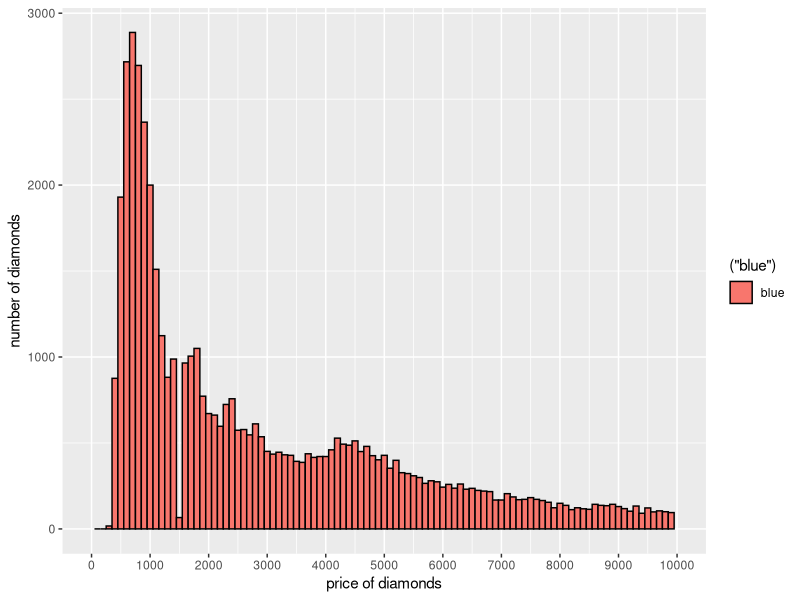

This chart was generated by the following R code: (Note: this script raises an error after producing the figure.)
library(ggplot2)
data(diamonds)
summary(diamonds)
str(diamonds)
?diamonds
dim(diamonds)
levels(diamonds$color)
summary(diamonds$price)
price_histogram <-qplot(data = diamonds, x = price, color = I('black'), fill = ('blue'),
                        ylab ='number of diamonds', xlab = 'price of diamonds',
                        binwidth = 100)+
  scale_x_continuous(limits = c(0, 10000), breaks = seq(0,10000, 1000))
  

ggsave(price_histogram.png)

pricebycut <- qplot(data = diamonds, x = price, color = I('black'), fill = ('blue'),
                        ylab ='number of diamonds', xlab = 'price of diamonds',
                        binwidth = 50)+
  scale_x_continuous(limits = c(300, 2000), breaks = seq(300,2000, 100))+
  facet_wrap(~cut, ncol = 2)

by(diamonds$price, diamonds$cut, min)
summary(diamonds$price)

  
cheap_diamond <- diamonds$price < 500
summary(cheap_diamond)

verycheap_diamond <- diamonds$price < 250
summary(verycheap_diamond)

costly_diamond <- diamonds$price >= 15000

summary(diamonds$cut)

qplot(x = price, data = diamonds) + facet_wrap(~cut, scales = "free_y")

qplot(x = price, data = diamonds, binwidth = 0.03) + facet_wrap(~cut, scales = "free_y")+
  scale_x_log10()
str(diamonds)

qplot(x = color, y =price , data = diamonds, geom = 'boxplot', fill = color)

qplot(x= clarity, y = price, data = diamonds, geom ='boxplot', fill = clarity)

by(diamonds$price, diamonds$color, summary)
 

